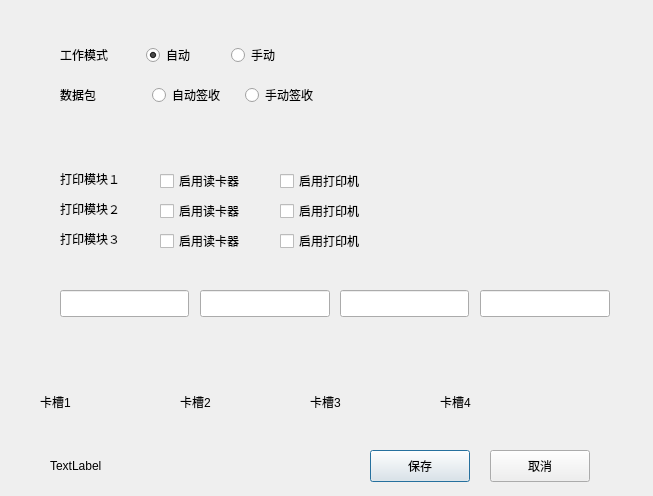
<?xml version="1.0" encoding="UTF-8"?>
<ui version="4.0">
 <class>MyDialog</class>
 <widget class="QDialog" name="MyDialog">
  <property name="geometry">
   <rect>
    <x>0</x>
    <y>0</y>
    <width>653</width>
    <height>496</height>
   </rect>
  </property>
  <property name="windowTitle">
   <string>参数设置</string>
  </property>
  <widget class="QLineEdit" name="txt4">
   <property name="geometry">
    <rect>
     <x>480</x>
     <y>290</y>
     <width>130</width>
     <height>27</height>
    </rect>
   </property>
  </widget>
  <widget class="QLineEdit" name="txt3">
   <property name="geometry">
    <rect>
     <x>340</x>
     <y>290</y>
     <width>129</width>
     <height>27</height>
    </rect>
   </property>
  </widget>
  <widget class="QLineEdit" name="txt2">
   <property name="geometry">
    <rect>
     <x>200</x>
     <y>290</y>
     <width>130</width>
     <height>27</height>
    </rect>
   </property>
  </widget>
  <widget class="QLineEdit" name="txt1">
   <property name="geometry">
    <rect>
     <x>60</x>
     <y>290</y>
     <width>129</width>
     <height>27</height>
    </rect>
   </property>
  </widget>
  <widget class="QPushButton" name="pushButton_Save">
   <property name="geometry">
    <rect>
     <x>370</x>
     <y>450</y>
     <width>100</width>
     <height>32</height>
    </rect>
   </property>
   <property name="text">
    <string>保存</string>
   </property>
  </widget>
  <widget class="QPushButton" name="pushButton_Cancle">
   <property name="geometry">
    <rect>
     <x>490</x>
     <y>450</y>
     <width>100</width>
     <height>32</height>
    </rect>
   </property>
   <property name="text">
    <string>取消</string>
   </property>
  </widget>
  <widget class="QLabel" name="label">
   <property name="geometry">
    <rect>
     <x>50</x>
     <y>450</y>
     <width>231</width>
     <height>31</height>
    </rect>
   </property>
   <property name="text">
    <string>TextLabel  </string>
   </property>
  </widget>
  <widget class="QCheckBox" name="checkBox">
   <property name="geometry">
    <rect>
     <x>160</x>
     <y>170</y>
     <width>131</width>
     <height>22</height>
    </rect>
   </property>
   <property name="text">
    <string>启用读卡器</string>
   </property>
  </widget>
  <widget class="QLabel" name="label_3">
   <property name="geometry">
    <rect>
     <x>60</x>
     <y>170</y>
     <width>91</width>
     <height>17</height>
    </rect>
   </property>
   <property name="text">
    <string>打印模块１</string>
   </property>
  </widget>
  <widget class="QCheckBox" name="checkBox_2">
   <property name="geometry">
    <rect>
     <x>280</x>
     <y>170</y>
     <width>131</width>
     <height>22</height>
    </rect>
   </property>
   <property name="text">
    <string>启用打印机</string>
   </property>
  </widget>
  <widget class="QLabel" name="label_4">
   <property name="geometry">
    <rect>
     <x>60</x>
     <y>200</y>
     <width>91</width>
     <height>17</height>
    </rect>
   </property>
   <property name="text">
    <string>打印模块２</string>
   </property>
  </widget>
  <widget class="QCheckBox" name="checkBox_3">
   <property name="geometry">
    <rect>
     <x>160</x>
     <y>200</y>
     <width>131</width>
     <height>22</height>
    </rect>
   </property>
   <property name="text">
    <string>启用读卡器</string>
   </property>
  </widget>
  <widget class="QCheckBox" name="checkBox_4">
   <property name="geometry">
    <rect>
     <x>280</x>
     <y>200</y>
     <width>131</width>
     <height>22</height>
    </rect>
   </property>
   <property name="text">
    <string>启用打印机</string>
   </property>
  </widget>
  <widget class="QLabel" name="label_5">
   <property name="geometry">
    <rect>
     <x>60</x>
     <y>230</y>
     <width>91</width>
     <height>17</height>
    </rect>
   </property>
   <property name="text">
    <string>打印模块３</string>
   </property>
  </widget>
  <widget class="QCheckBox" name="checkBox_5">
   <property name="geometry">
    <rect>
     <x>160</x>
     <y>230</y>
     <width>131</width>
     <height>22</height>
    </rect>
   </property>
   <property name="text">
    <string>启用读卡器</string>
   </property>
  </widget>
  <widget class="QCheckBox" name="checkBox_6">
   <property name="geometry">
    <rect>
     <x>280</x>
     <y>230</y>
     <width>131</width>
     <height>22</height>
    </rect>
   </property>
   <property name="text">
    <string>启用打印机</string>
   </property>
  </widget>
  <widget class="QWidget" name="layoutWidget">
   <property name="geometry">
    <rect>
     <x>60</x>
     <y>80</y>
     <width>271</width>
     <height>30</height>
    </rect>
   </property>
   <layout class="QHBoxLayout" name="horizontalLayout">
    <item>
     <widget class="QLabel" name="label_6">
      <property name="text">
       <string>数据包</string>
      </property>
     </widget>
    </item>
    <item>
     <widget class="QRadioButton" name="rbtn3">
      <property name="text">
       <string>自动签收</string>
      </property>
     </widget>
    </item>
    <item>
     <widget class="QRadioButton" name="rbtn4">
      <property name="text">
       <string>手动签收</string>
      </property>
     </widget>
    </item>
   </layout>
  </widget>
  <widget class="QWidget" name="layoutWidget">
   <property name="geometry">
    <rect>
     <x>60</x>
     <y>40</y>
     <width>251</width>
     <height>30</height>
    </rect>
   </property>
   <layout class="QHBoxLayout" name="horizontalLayout_2">
    <item>
     <widget class="QLabel" name="label_2">
      <property name="text">
       <string>工作模式</string>
      </property>
     </widget>
    </item>
    <item>
     <widget class="QRadioButton" name="rbtn1">
      <property name="text">
       <string>自动</string>
      </property>
      <property name="checked">
       <bool>true</bool>
      </property>
     </widget>
    </item>
    <item>
     <widget class="QRadioButton" name="rbtn2">
      <property name="text">
       <string>手动</string>
      </property>
     </widget>
    </item>
   </layout>
  </widget>
  <widget class="ImageSwitch" name="solt1_switch" native="true">
   <property name="geometry">
    <rect>
     <x>90</x>
     <y>390</y>
     <width>71</width>
     <height>31</height>
    </rect>
   </property>
  </widget>
  <widget class="QLabel" name="label_slotTitle1_4">
   <property name="geometry">
    <rect>
     <x>440</x>
     <y>390</y>
     <width>39</width>
     <height>23</height>
    </rect>
   </property>
   <property name="text">
    <string>卡槽4</string>
   </property>
  </widget>
  <widget class="QLabel" name="label_slotTitle1_3">
   <property name="geometry">
    <rect>
     <x>310</x>
     <y>390</y>
     <width>39</width>
     <height>23</height>
    </rect>
   </property>
   <property name="text">
    <string>卡槽3</string>
   </property>
  </widget>
  <widget class="QLabel" name="label_slotTitle1_2">
   <property name="geometry">
    <rect>
     <x>180</x>
     <y>390</y>
     <width>39</width>
     <height>23</height>
    </rect>
   </property>
   <property name="text">
    <string>卡槽2</string>
   </property>
  </widget>
  <widget class="QLabel" name="label_slotTitle1">
   <property name="geometry">
    <rect>
     <x>40</x>
     <y>390</y>
     <width>39</width>
     <height>23</height>
    </rect>
   </property>
   <property name="text">
    <string>卡槽1</string>
   </property>
  </widget>
  <widget class="ImageSwitch" name="solt2_switch" native="true">
   <property name="geometry">
    <rect>
     <x>220</x>
     <y>390</y>
     <width>71</width>
     <height>31</height>
    </rect>
   </property>
  </widget>
  <widget class="ImageSwitch" name="solt3_switch" native="true">
   <property name="geometry">
    <rect>
     <x>350</x>
     <y>390</y>
     <width>71</width>
     <height>31</height>
    </rect>
   </property>
  </widget>
  <widget class="ImageSwitch" name="solt4_switch" native="true">
   <property name="geometry">
    <rect>
     <x>480</x>
     <y>390</y>
     <width>71</width>
     <height>25</height>
    </rect>
   </property>
  </widget>
 </widget>
 <customwidgets>
  <customwidget>
   <class>ImageSwitch</class>
   <extends>QWidget</extends>
   <header>control/imageswitch.h</header>
   <container>1</container>
  </customwidget>
 </customwidgets>
 <resources/>
 <connections/>
</ui>
